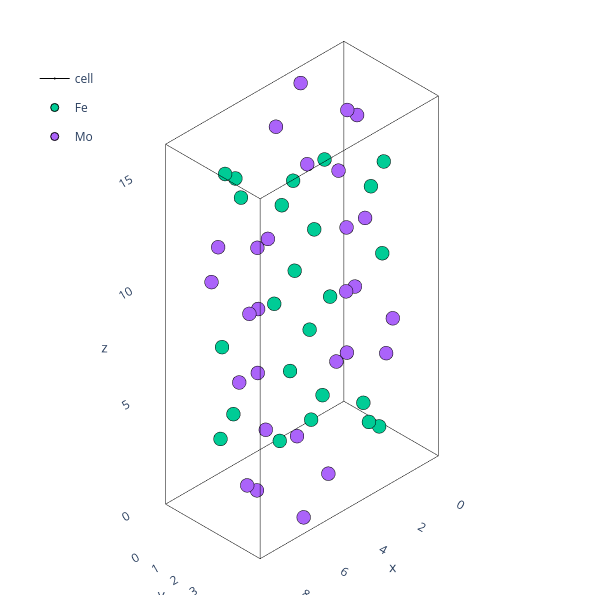

The notebook cell this image was saved under:
### Code cell
theatoms=binaries_predict['M']['Atoms'].atoms.sample(n=1).iloc[0]
plotting.plotly_atoms(theatoms)

### Figure 1 — Plotly figure (JSON) as saved in the notebook; plotly's stock layout.template omitted (floating-point values rounded to 4 significant figures)
{"data": [{"hoverinfo": "skip", "legendgroup": "cell", "line": {"color": "black", "width": 1}, "marker": {"size": 0.01}, "name": "cell", "showlegend": false, "type": "scatter3d", "x": [0.0, 9.22], "y": [0, 0], "z": [0, 0]}, {"hoverinfo": "skip", "legendgroup": "cell", "line": {"color": "black", "width": 1}, "marker": {"size": 0.01}, "name": "cell", "showlegend": false, "type": "scatter3d", "x": [0, 0], "y": [0.0, 4.889], "z": [0, 0]}, {"hoverinfo": "skip", "legendgroup": "cell", "line": {"color": "black", "width": 1}, "marker": {"size": 0.01}, "name": "cell", "showlegend": false, "type": "scatter3d", "x": [0, 0], "y": [0, 0], "z": [0.0, 16.12]}, {"hoverinfo": "skip", "legendgroup": "cell", "line": {"color": "black", "width": 1}, "marker": {"size": 0.01}, "name": "cell", "showlegend": false, "type": "scatter3d", "x": [9.22, 9.22], "y": [0.0, 4.889], "z": [0, 0]}, {"hoverinfo": "skip", "legendgroup": "cell", "line": {"color": "black", "width": 1}, "marker": {"size": 0.01}, "name": "cell", "showlegend": false, "type": "scatter3d", "x": [0.0, 9.22], "y": [4.889, 4.889], "z": [0, 0]}, {"hoverinfo": "skip", "legendgroup": "cell", "line": {"color": "black", "width": 1}, "marker": {"size": 0.01}, "name": "cell", "showlegend": false, "type": "scatter3d", "x": [9.22, 9.22], "y": [4.889, 4.889], "z": [0.0, 16.12]}, {"hoverinfo": "skip", "legendgroup": "cell", "line": {"color": "black", "width": 1}, "marker": {"size": 0.01}, "name": "cell", "showlegend": false, "type": "scatter3d", "x": [9.22, 9.22], "y": [0, 0], "z": [0.0, 16.12]}, {"hoverinfo": "skip", "legendgroup": "cell", "line": {"color": "black", "width": 1}, "marker": {"size": 0.01}, "name": "cell", "showlegend": false, "type": "scatter3d", "x": [0, 0], "y": [4.889, 4.889], "z": [0.0, 16.12]}, {"hoverinfo": "skip", "legendgroup": "cell", "line": {"color": "black", "width": 1}, "marker": {"size": 0.01}, "name": "cell", "showlegend": false, "type": "scatter3d", "x": [0.0, 9.22], "y": [0, 0], "z": [16.12, 16.12]}, {"hoverinfo": "skip", "legendgroup": "cell", "line": {"color": "black", "width": 1}, "marker": {"size": 0.01}, "name": "cell", "showlegend": false, "type": "scatter3d", "x": [0, 0], "y": [0.0, 4.889], "z": [16.12, 16.12]}, {"hoverinfo": "skip", "legendgroup": "cell", "line": {"color": "black", "width": 1}, "marker": {"size": 0.01}, "name": "cell", "showlegend": false, "type": "scatter3d", "x": [0.0, 9.22], "y": [4.889, 4.889], "z": [16.12, 16.12]}, {"hoverinfo": "skip", "legendgroup": "cell", "line": {"color": "black", "width": 1}, "marker": {"size": 0.01}, "name": "cell", "showlegend": true, "type": "scatter3d", "x": [9.22, 9.22], "y": [0.0, 4.889], "z": [16.12, 16.12]}, {"hovertext": ["Fe0", "Fe1", "Fe2", "Fe3", "Fe4", "Fe5", "Fe6", "Fe7", "Fe8", "Fe9", "Fe10", "Fe11", "Fe12", "Fe13", "Fe14", "Fe15", "Fe16", "Fe17", "Fe18", "Fe19", "Fe20", "Fe21", "Fe22", "Fe23"], "marker": {"line": {"color": "black", "width": 1}}, "mode": "markers", "name": "Fe", "type": "scatter3d", "x": [3.001, 1.609, 7.611, 6.219, 7.531, 6.299, 2.921, 1.689, 1.031, 3.579, 1.031, 5.641, 8.189, 5.641, 8.189, 3.579, 2.762, 1.848, 7.372, 6.457, 4.833, 8.997, 0.2231, 4.387], "y": [1.222, 3.667, 1.222, 3.667, 1.222, 3.667, 1.222, 3.667, 0.02347, 2.468, 2.421, 0.02347, 4.865, 2.421, 2.468, 4.865, 1.222, 3.667, 1.222, 3.667, 1.222, 3.667, 1.222, 3.667], "z": [5.325, 13.38, 2.736, 10.8, 6.806, 14.87, 1.254, 9.314, 11.36, 3.303, 11.36, 12.82, 4.757, 12.82, 4.757, 3.303, 9.698, 1.638, 14.48, 6.422, 7.399, 15.46, 0.6609, 8.721]}, {"hovertext": ["Mo0", "Mo1", "Mo2", "Mo3", "Mo4", "Mo5", "Mo6", "Mo7", "Mo8", "Mo9", "Mo10", "Mo11", "Mo12", "Mo13", "Mo14", "Mo15", "Mo16", "Mo17", "Mo18", "Mo19", "Mo20", "Mo21", "Mo22", "Mo23", "Mo24", "Mo25", "Mo26", "Mo27"], "marker": {"line": {"color": "black", "width": 1}}, "mode": "markers", "name": "Mo", "type": "scatter3d", "x": [0.6583, 3.952, 5.268, 8.561, 2.351, 2.259, 2.351, 6.961, 6.869, 6.961, 6.869, 2.259, 0.5467, 4.063, 5.157, 8.673, 5.683, 8.146, 1.073, 3.537, 0.1328, 4.477, 4.743, 9.087, 7.733, 6.096, 3.124, 1.486], "y": [1.222, 3.667, 1.222, 3.667, 4.874, 2.429, 2.46, 4.874, 0.01516, 2.46, 2.429, 0.01516, 1.222, 3.667, 1.222, 3.667, 1.222, 3.667, 1.222, 3.667, 1.222, 3.667, 1.222, 3.667, 1.222, 3.667, 1.222, 3.667], "z": [6.085, 14.15, 1.975, 10.03, 7.335, 15.39, 7.335, 0.7254, 8.786, 0.7254, 8.786, 15.39, 13.71, 5.652, 10.47, 2.408, 4.726, 12.79, 3.334, 11.39, 8.895, 0.835, 15.29, 7.225, 11.38, 3.324, 12.8, 4.736]}], "layout": {"height": 600, "legend": {"x": 0.05, "xanchor": "left", "y": 0.9, "yanchor": "top"}, "margin": {"b": 5, "l": 5, "r": 0.5, "t": 5}, "scene": {"aspectmode": "data", "camera": {"projection": {"type": "orthographic"}}, "xaxis": {"range": [-0.922, 10.14], "showbackground": false, "showgrid": false}, "yaxis": {"range": [-0.4889, 5.378], "showbackground": false, "showgrid": false}, "zaxis": {"range": [-1.612, 17.73], "showbackground": false, "showgrid": false}}, "width": 600}}
